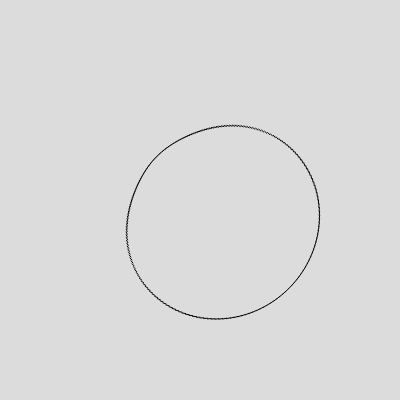
Frame 1 (no input)
Frame 60 (no input): identical to frame 1, image omitted
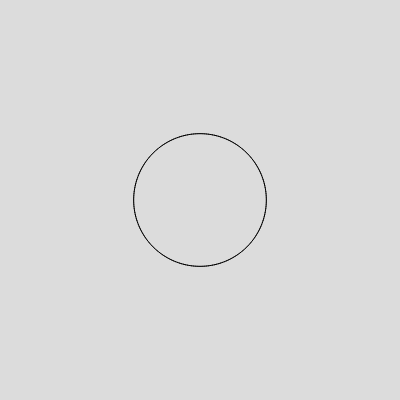
Frame 120 (the mouse pressed at the canvas centre since frame 60)

The p5.js sketch that drew these frames (run headless with seeded random() and noise() and a simulated clock; from frame 60 on, the mouse is pressed at the canvas centre):

// p5.js sketch
// ── sketch.js
var time;

function setup() {
  createCanvas(400, 400);
  time = 0;
}

function draw() {
  background(220);
  var numOfSegments = 200;
  var size = 100;
  time = time + 0.00001;
  var halfWidth = width/2;
  var halfHeight = height/2;
  for (var i=1; i<numOfSegments+1; i=i+1 ) {
    var segAngle = (Math.PI * 2) / numOfSegments;
    var angle = segAngle * i;
    var cos = Math.cos(angle);
    var sin = Math.sin(angle);
    var lineX = cos * size + halfWidth;
    var lineY = sin * size + halfHeight;
    var dx = lineX - mouseX;
    var dy = lineY - mouseY;
    var newSize = size - 40 * Math.sin(Math.sqrt(dx*dx+dy*dy) * 0.01);
    var lineX1 = cos * newSize + halfWidth;
    var lineY1 = sin * newSize + halfHeight;
    var prevAngle = segAngle * (i-1);
    cos = Math.cos(prevAngle);
    sin = Math.sin(prevAngle);
    var lineX2 = cos * newSize + halfWidth;
    var lineY2 = sin * newSize + halfHeight;
    line(lineX1, lineY1, lineX2, lineY2);
  }
}
